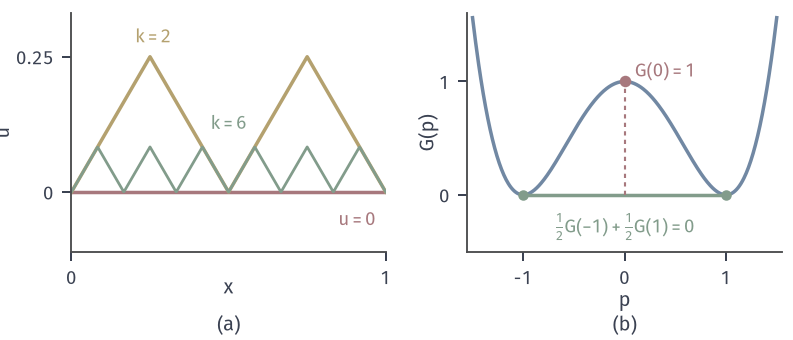

The Python source for this figure:
from pathlib import Path
import sys
HERE = Path(__file__).resolve().parent
sys.path.insert(0, str(HERE.parent/'func-common'))
from func_fig import *
# J=int (u'^2-1)^2+u^2，锯齿列 z_k，G(p)=(p^2-1)^2。
fig, axes = figure(width_mm=112, height_mm=48, ncols=2)
panel(fig, left=.09, wspace=.26, bottom=.26)
ax = axes[0]
ax.axhline(0, color=RED, lw=1.4)
for k, c, lw in ((2, YELLOW, 1.4), (6, GREEN, 1.1)):
    ax.plot(X, zigzag(X, k), color=c, lw=lw)
ax.text(.26, .275, '$k=2$', color=YELLOW, fontsize=7.5, ha='center'); ax.text(.5, .115, '$k=6$', color=GREEN, fontsize=7.5, ha='center'); ax.text(.97, -.035, '$u=0$', color=RED, fontsize=7.5, ha='right', va='top')
ax.set_xlim(0, 1); ax.set_ylim(-.11, .33); ax.set_xticks([0, 1]); ax.set_yticks([0, .25]); ax.set_yticklabels(['0', '0.25']); ax.set_xlabel('$x$', labelpad=-4); ax.set_ylabel('$u$', labelpad=1)
ax = axes[1]
p = np.linspace(-1.5, 1.5, 400)
ax.plot(p, (p**2-1)**2, color=BLUE, lw=1.4)
ax.plot([-1, 1], [0, 0], color=GREEN, lw=1.4)
ax.plot([-1, 1], [0, 0], 'o', ms=4.2, color=GREEN, mew=0)
ax.plot([0], [1], 'o', ms=4.6, color=RED, mew=0, zorder=6)
ax.vlines(0, 0, 1, color=RED, lw=.85, ls=(0, (2, 2)))
ax.text(.1, 1.04, '$G(0)=1$', color=RED, fontsize=7.5)
ax.text(0, -.16, r'$\frac{1}{2}G(-1)+\frac{1}{2}G(1)=0$', color=GREEN, fontsize=7.5, ha='center', va='top')
ax.set_xlim(-1.55, 1.55); ax.set_ylim(-.5, 1.6); ax.set_xticks([-1, 0, 1]); ax.set_yticks([0, 1]); ax.set_xlabel('$p$', labelpad=1); ax.set_ylabel('$G(p)$', labelpad=0)
tags(fig, axes)
save(fig, HERE, 'figure', {'z_k': 'k teeth, slope +-1', 'J(z_k)': '1/(12 k^2)', 'G': '(p^2-1)^2'})
